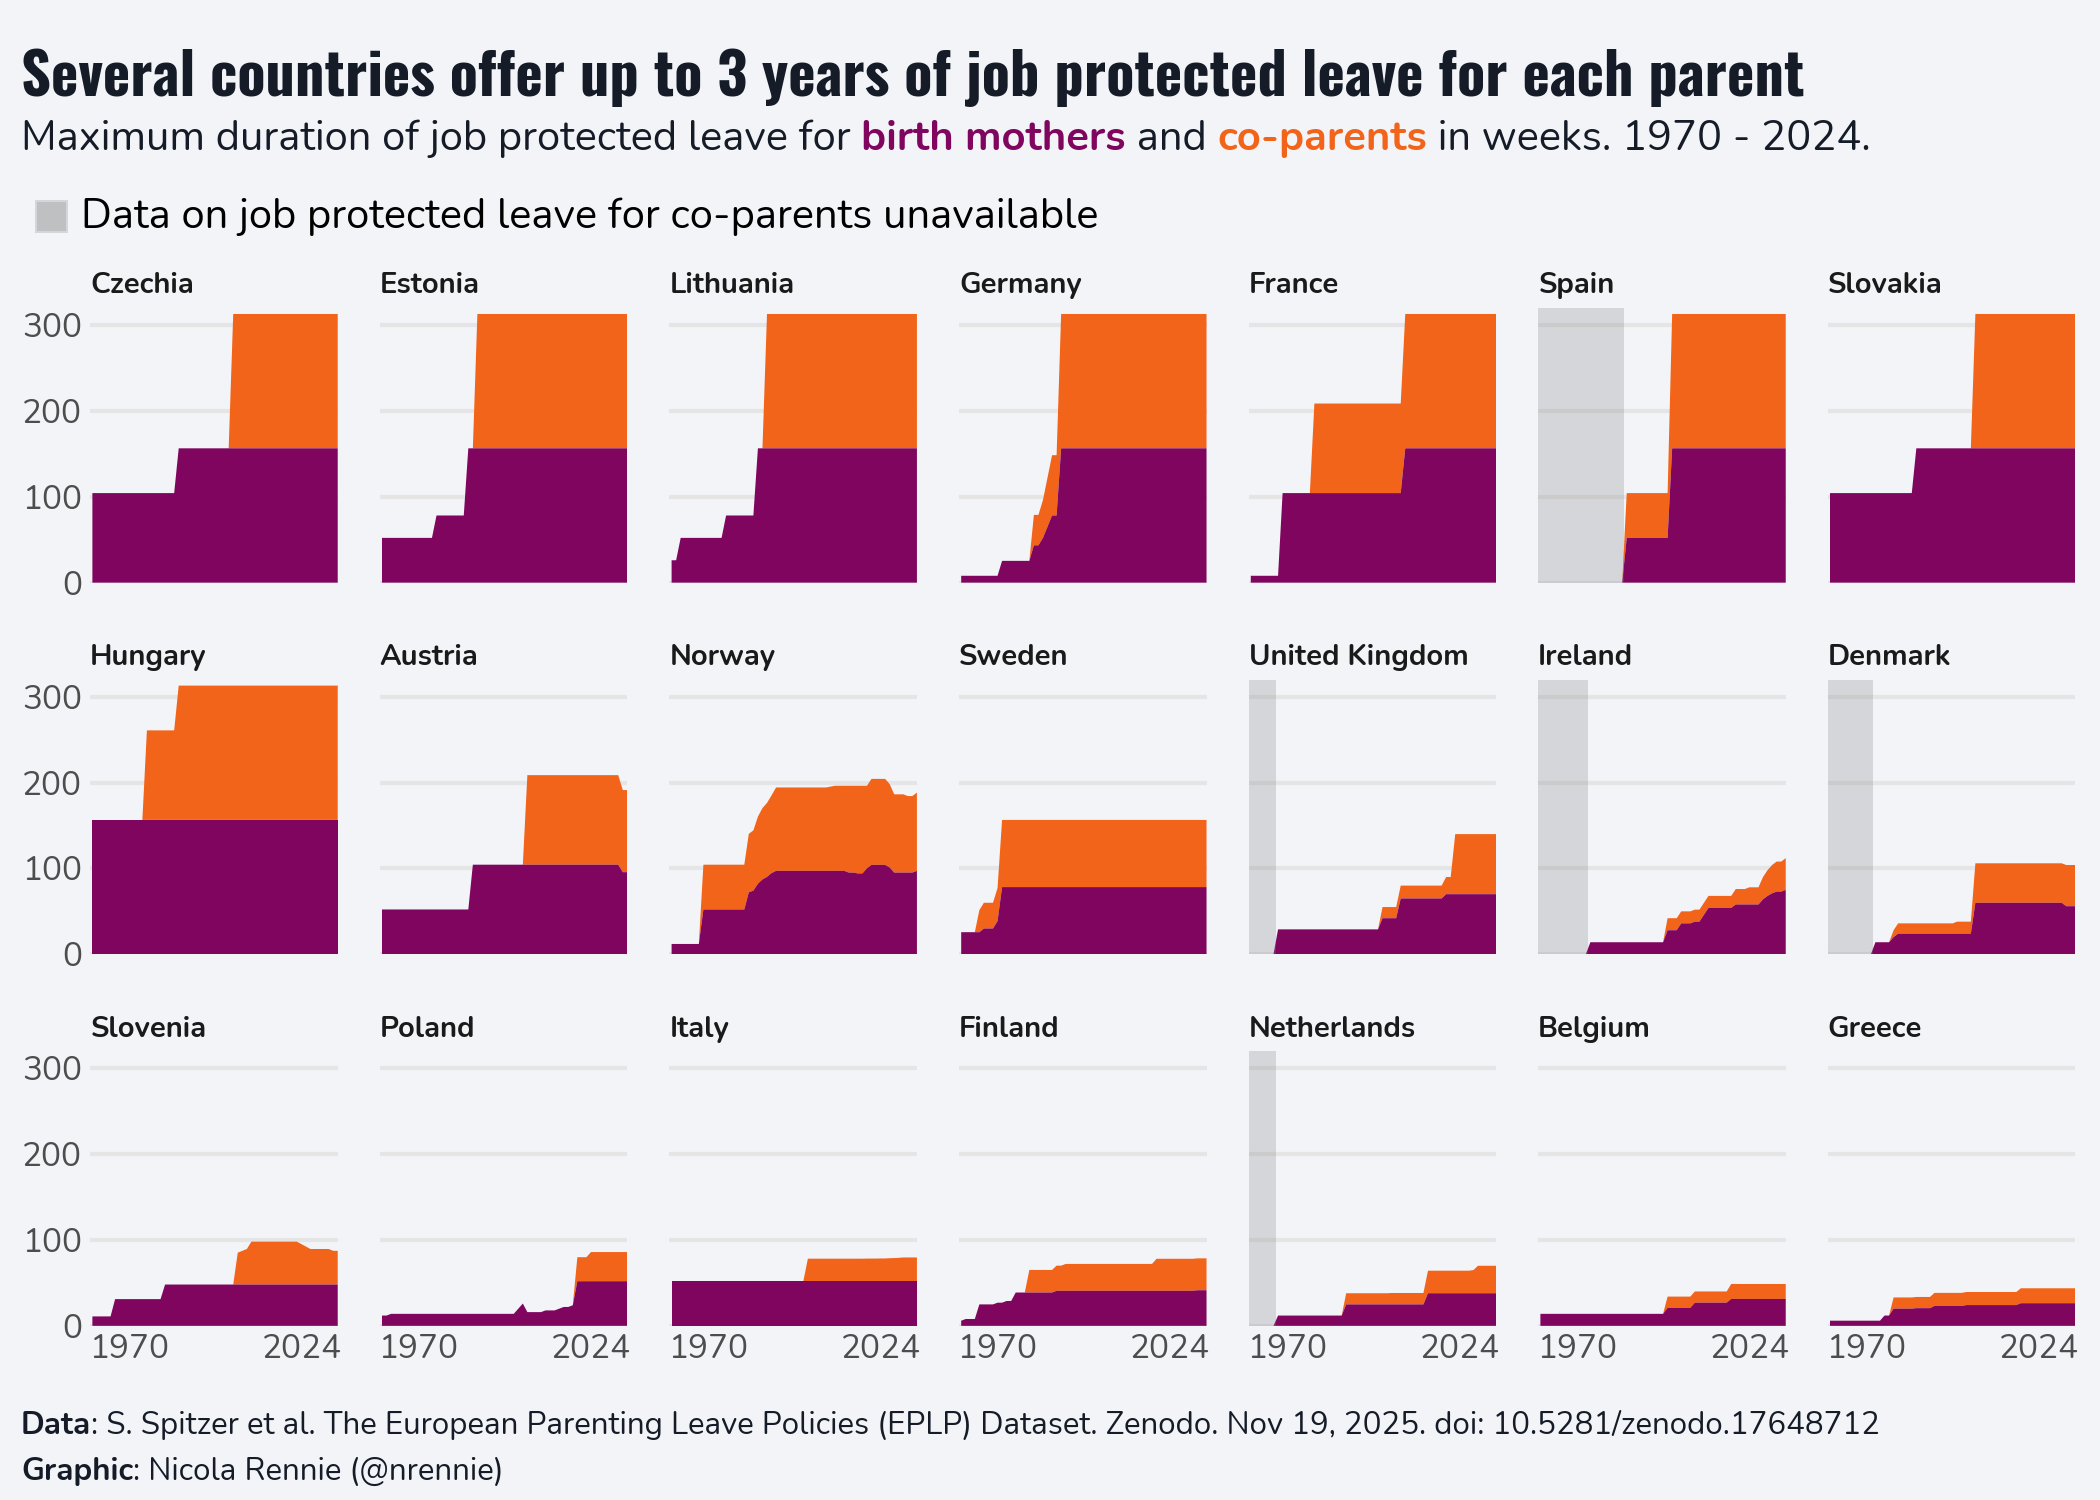

The script that saved this image:
import pandas as pd
import numpy as np
import country_converter as coco
import plotnine as gg
import highlight_text as ht
import os
import matplotlib.pyplot as plt
import matplotlib.font_manager as fm


# Load data ---------------------------------------------------------------
 
eplp = pd.read_csv(
    "https://raw.githubusercontent.com/rfordatascience/tidytuesday/main/data/2026/2026-06-02/eplp.csv"
)
 
 
# Define colours and fonts ------------------------------------------------
 
bg_col = "#F2F4F8"
text_col = "#151C28"
m_col = "#7F055F"
c_col = "#F26419"


# Load fonts --------------------------------------------------------------

    
oswald_paths = [p for p in fm.findSystemFonts() if 'oswald' in p.lower()]
for p in oswald_paths:
    fm.fontManager.addfont(p)


nunito_paths = [p for p in fm.findSystemFonts() if 'nunito' in p.lower()]
for p in nunito_paths:
    fm.fontManager.addfont(p)
    
    
available_names = [f.name for f in fm.fontManager.ttflist]
if 'Nunito' in available_names:
    body_font = 'Nunito'
else:
    body_font = 'sans-serif'

if 'Oswald' in available_names:
    title_font = 'Oswald'
else:
    title_font = 'sans-serif'
    

# Data wrangling ----------------------------------------------------------
 
plot_data = eplp[["country", "year", "jp_ld_m", "jp_ld_co"]].copy()
 
cc = coco.CountryConverter()
plot_data["country_name"] = cc.convert(
    plot_data["country"].tolist(), to="name_short", not_found=None
)
plot_data.loc[plot_data["country"] == "UK", "country_name"] = "United Kingdom"
 
plot_data = (
    plot_data
    .rename(columns={"jp_ld_m": "mother", "jp_ld_co": "coparent"})
    [["country_name", "year", "mother", "coparent"]]
    .melt(id_vars=["country_name", "year"], var_name="name", value_name="value")
)
 
plot_data["value"] = plot_data["value"].replace(-98, np.nan)
 
tmp = plot_data.copy()
tmp["total"] = tmp.groupby(["country_name", "year"])["value"].transform("sum")
 
most_recent = (
    tmp
    .sort_values("year", ascending=False)
    .groupby("country_name", group_keys=False)
    .apply(lambda g: g[g["year"] == g["year"].iloc[0]])
    .reset_index(drop=True)
)
 
country_levels = (
    tmp[tmp["name"] == "mother"]
    .sort_values("year", ascending=False)
    .groupby("country_name", group_keys=False)
    .first()
    .reset_index()
    .sort_values("total", ascending=False)
    ["country_name"]
    .tolist()
)
 
plot_data["country_name"] = pd.Categorical(
    plot_data["country_name"], categories=country_levels, ordered=True
)
 
miss_data = plot_data[plot_data["value"].isna()].copy()
miss_data["xmin"] = miss_data["year"] - 0.5
miss_data["xmax"] = miss_data["year"] + 0.5
miss_data["ymin"] = 0
miss_data["ymax"] = 320
miss_data["fill_group"] = "missing"
 
plot_data_filled = plot_data.copy()
plot_data_filled["value"] = plot_data_filled["value"].fillna(0)
 
 
# Define text -------------------------------------------------------------
 
title = "Several countries offer up to 3 years of job protected leave for each parent"
st = "Maximum duration of job protected leave for <birth mothers> and <co-parents> in weeks. 1970 - 2024."
cap = '<Data::{"fontweight": "bold"}>: S. Spitzer et al. The European Parenting Leave Policies (EPLP) Dataset. Zenodo. Nov 19, 2025. doi: 10.5281/zenodo.17648712\n<Graphic::{"fontweight": "bold"}>: Nicola Rennie (@nrennie)'


# Plot --------------------------------------------------------------------

p = (
    gg.ggplot()
    + gg.geom_area(
        data=plot_data_filled,
        mapping=gg.aes(x="year", y="value", fill="name"),
    )
    + gg.geom_rect(
        data=miss_data,
        mapping=gg.aes(
            xmin="xmin", xmax="xmax",
            ymin="ymin", ymax="ymax",
            fill="fill_group",
        ),
        alpha=0.25,
    )
    + gg.facet_wrap("~country_name", nrow=3)
    + gg.scale_fill_manual(
        values={
            "mother": m_col,
            "coparent": c_col,
            "missing": "grey",
        },
        breaks=["missing"],
        labels=["Data on job protected leave for co-parents unavailable"],
        name="",
    )
    + gg.scale_x_continuous(breaks=[1978, 2016], labels=["1970", "2024"])
    + gg.labs(
        x=None,
        y=None,
        title=title,
        caption=" \n ",
    )
    + gg.coord_cartesian(expand=False)
    + gg.guides(fill=gg.guide_legend(override_aes={"alpha": 0.25}))
    + gg.theme_minimal(base_size=10, base_family='Nunito')
    + gg.theme(
        plot_background=gg.element_rect(fill=bg_col, color=bg_col),
        panel_background=gg.element_rect(fill=bg_col, color=bg_col),
        plot_title=gg.element_text(
            color=text_col,
            ha="left",
            weight="bold",
            size=14,
            margin={"b": 30, "t": 5},
            family='Oswald',
        ),
        plot_caption=gg.element_text(
            margin={"b": 10},
        ),
        legend_title=gg.element_blank(),
        legend_text=gg.element_text(size=10),
        legend_position=(-0.03, 1.09),
        legend_justification="left",
        legend_key_size=8,
        axis_title_x=gg.element_blank(),
        axis_title_y=gg.element_blank(),
        strip_text=gg.element_text(
            weight="bold",
            margin={"t": 5, "b": 3},
            size=7,
            ha="left",
            family='Nunito',
        ),
        plot_title_position="plot",
        axis_text_x=gg.element_text(size=8),
        panel_grid_minor=gg.element_blank(),
        panel_grid_major_x=gg.element_blank(),
        panel_spacing_x=0.02,
        panel_spacing_y=0.035
    )
)


# Highlight text ----------------------------------------------------------

fig = p.draw()
fig.set_size_inches(7, 5, forward=True)

plt.figure(fig)

ht.fig_text(
    x=0.01, y=0.06, s=cap,
    fontsize=7.5, va='top',
    fontfamily=body_font,
    color=text_col,
    linespacing=0.6,
    fig=fig)
    
ht.fig_text(
    x=0.01, y=0.92,
    s=st,
    highlight_textprops=[
        {"color": m_col, "fontweight": "bold"},
        {"color": c_col, "fontweight": "bold"},
    ],
    size = 10,
    fontfamily=body_font,
    color=text_col,
    fig=fig,
)


# Save --------------------------------------------------------------------

fpath = os.path.join("2026", "2026-06-02", f'{"20260602"}.png')
fig.savefig(fpath, dpi=300)
